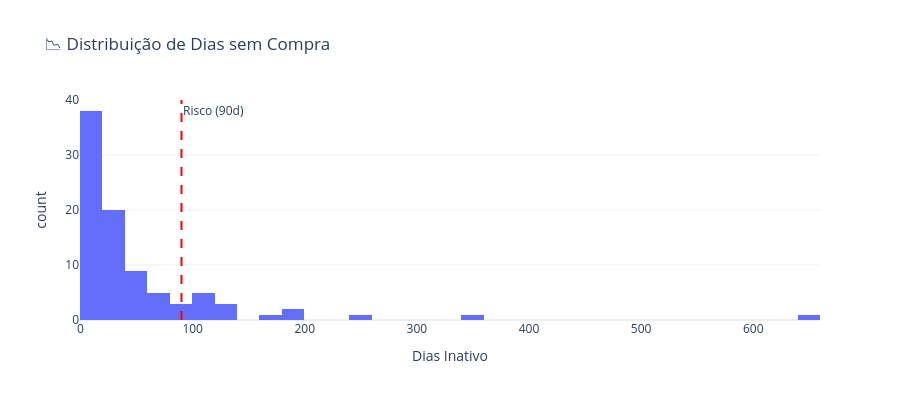

Here is the notebook cell this chart was saved with:
### Code cell
# Fig 5: Distribuição de Inatividade
dias_df = pd.DataFrame({'dias_inativo': dias_inativo})
fig = px.histogram(dias_df, x='dias_inativo', nbins=40,
                  title='📉 Distribuição de Dias sem Compra',
                  labels={'dias_inativo': 'Dias Inativo', 'count': 'Clientes'},
                  color_discrete_sequence=['#636EFA'])
fig.add_vline(x=90, line_dash='dash', line_color='red', annotation_text='Risco (90d)')
fig.update_layout(height=400)
fig.show()

### Figure 1 — Plotly figure (JSON) as saved in the notebook; plotly's stock layout.template omitted (floating-point values rounded to 4 significant figures)
{"data": [{"bingroup": "x", "hovertemplate": "Dias Inativo=%{x}<br>count=%{y}<extra></extra>", "legendgroup": "", "marker": {"color": "#636EFA", "pattern": {"shape": ""}}, "name": "", "nbinsx": 40, "orientation": "v", "showlegend": false, "type": "histogram", "x": [27, 63, 98, 26, 63, 7, 114, 43, 0, 12, 22, 8, 657, 14, 14, 103, 2, 79, 8, 1, 187, 135, 9, 27, 43, 6, 48, 62, 15, 12, 6, 139, 9, 8, 240, 6, 61, 20, 43, 9, 125, 349, 1, 83, 1, 15, 23, 51, 29, 188, 55, 7, 37, 16, 22, 1, 9, 28, 36, 2, 22, 23, 0, 6, 7, 0, 27, 26, 5, 91, 0, 14, 42, 15, 35, 30, 44, 2, 107, 118, 34, 103, 175, 13, 21, 58, 5, 29, 13], "xaxis": "x", "yaxis": "y"}], "layout": {"annotations": [{"showarrow": false, "text": "Risco (90d)", "x": 90, "xanchor": "left", "xref": "x", "y": 1, "yanchor": "top", "yref": "y domain"}], "barmode": "relative", "height": 400, "legend": {"tracegroupgap": 0}, "shapes": [{"line": {"color": "red", "dash": "dash"}, "type": "line", "x0": 90, "x1": 90, "xref": "x", "y0": 0, "y1": 1, "yref": "y domain"}], "title": {"text": "📉 Distribuição de Dias sem Compra"}, "xaxis": {"anchor": "y", "domain": [0, 1], "title": {"text": "Dias Inativo"}}, "yaxis": {"anchor": "x", "domain": [0, 1], "title": {"text": "count"}}}}
